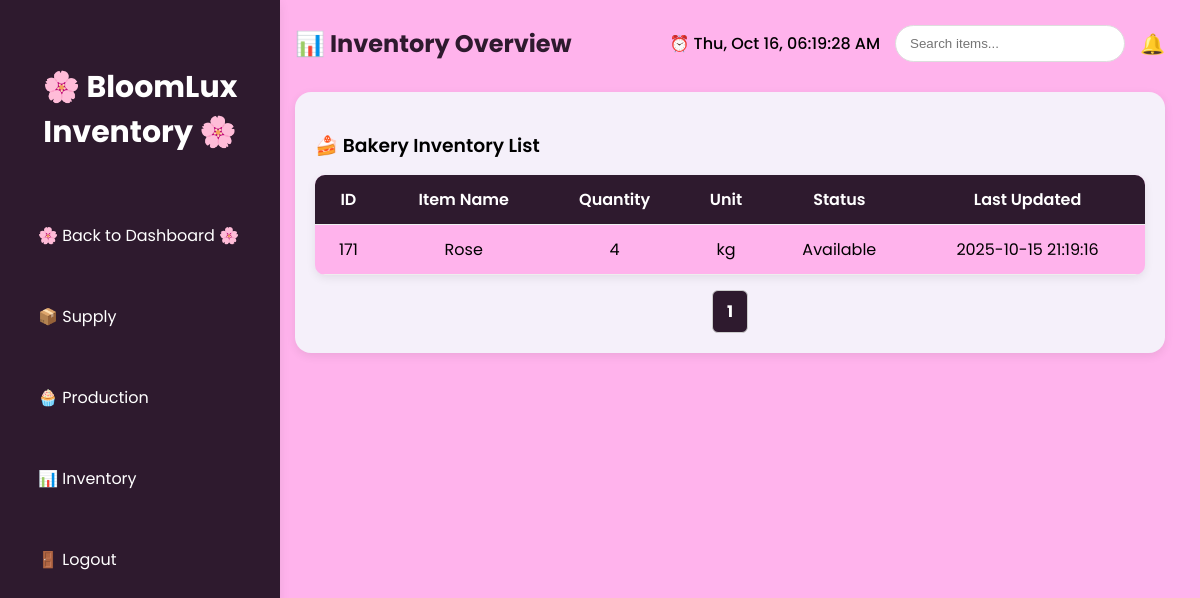
The app's page /inventory.php (signed in) with its own data.
### tables this page shows
CREATE TABLE `inventory` (
  `id` int(11) NOT NULL,
  `item_name` varchar(100) NOT NULL,
  `quantity` int(11) NOT NULL DEFAULT 0,
  `unit` varchar(50) NOT NULL,
  `status` enum('available','low','out') DEFAULT 'available',
  `updated_at` timestamp NOT NULL DEFAULT current_timestamp() ON UPDATE current_timestamp(),
  `created_at` timestamp NOT NULL DEFAULT current_timestamp()
);

### inventory.php (the view, shortened to what this page needs)
<?php
include 'backend/init.php';
$limit = 10;
$page = isset($_GET['page']) ? (int)$_GET['page'] : 1;
$start = ($page - 1) * $limit;
$total_result = $conn->query("SELECT COUNT(*) AS total FROM inventory");
$total_row = $total_result->fetch_assoc();
$total_items = $total_row['total'];
$total_pages = ceil($total_items / $limit);
$result = $conn->query("
    SELECT id, item_name, quantity, unit, status, updated_at
    FROM inventory
    ORDER BY item_name ASC
    LIMIT $start, $limit
");
?>
<!DOCTYPE html>
<html lang="en">
<head>
    <link rel="stylesheet" href="css/inventory.css">
</head>
<body>
    <div class="sidebar">
        <h2>🌸 BloomLux Inventory 🌸</h2>
        <a href="home.php">🌸 Back to Dashboard 🌸</a>
        <a href="supply.php">📦 Supply</a>
        <a href="production.php">🧁 Production</a>
        <a href="inventory.php">📊 Inventory</a>
        <a href="logout.php">🚪 Logout</a>
    </div>
    <div class="main">
        <div class="top-bar">
            <div class="welcome">📊 Inventory Overview</div>
            <div class="top-right">
                <div id="live-time">⏰ Loading...</div>
                <div class="search-bar">
                    <input type="text" placeholder="Search items...">
                </div>
                <div class="notif" id="notif-icon">
                    🔔
                </div>
            </div>
        </div>
        <div class="card">
            <h3>🍰 Bakery Inventory List</h3>
            <table>
                <tr>
                    <th>ID</th>
                    <th>Item Name</th>
                    <th>Quantity</th>
                    <th>Unit</th>
                    <th>Status</th>
                    <th>Last Updated</th>
                </tr>
                <?php while ($row = $result->fetch_assoc()): ?>
                    <tr>
                        <td><?= $row['id']; ?></td>
                        <td><?= htmlspecialchars($row['item_name']); ?></td>
                        <td><?= $row['quantity']; ?></td>
                        <td><?= $row['unit']; ?></td>
                        <td class="status-<?= strtolower($row['status']); ?>">
                            <?= ucfirst($row['status']); ?>
                        </td>
                        <td><?= $row['updated_at']; ?></td>
                    </tr>
                <?php endwhile; ?>
            </table>
            <div class="pagination">
                <?php for ($i = 1; $i <= $total_pages; $i++): ?>
                    <a href="?page=<?= $i; ?>" class="<?= ($i == $page) ? 'active' : ''; ?>"><?= $i; ?></a>
                <?php endfor; ?>
            </div>
        </div>
    </div>
</body>
</html>

### css/inventory.css (style rules this page uses)
:root { --bg: #ffb3ecff; --card: #f5f0fa; --primary: #2e1a2eff; --text: #000000ff; --highlight: #000000ff; --shadow: 0 3px 10px rgba(0,0,0,0.08); }
body { font-family: 'Poppins', sans-serif; margin: 0; background: var(--bg); display: flex; color: var(--text); }
.sidebar { width: 240px; background: var(--primary); color: #ffffff; height: 100vh; position: fixed; display: flex; flex-direction: column; padding: 40px 20px; box-shadow: var(--shadow); }
.sidebar h2 { text-align: center; font-weight: 700; font-size: 30px; margin-bottom: 40px; }
.sidebar a { display: block; color: #ffffff; padding: 20px 18px; margin: 8px 0; text-decoration: none; border-radius: 50px; transition: 0.3s; }
.main { margin-left: 260px; flex-grow: 1; padding: 25px 35px; }
.top-bar { display: flex; justify-content: space-between; align-items: center; margin-bottom: 30px; }
.welcome { font-size: 1.5rem; font-weight: 700; color: var(--primary); }
.top-right { display: flex; align-items: center; gap: 15px; }
.search-bar input { padding: 10px 14px; border: 1px solid #ddd; border-radius: 20px; width: 200px; transition: 0.3s; background: #fff; color: var(--text); }
.notif { font-size: 20px; cursor: pointer; }
#live-time { font-weight: 500; color: var(--highlight); }
.card { background: var(--card); padding: 20px; border-radius: 16px; box-shadow: var(--shadow); margin-bottom: 25px; }
.card h3 { color: var(--highlight); margin-bottom: 15px; font-weight: 600; }
table { width: 100%; border-collapse: collapse; background: var(--bg); border-radius: 10px; overflow: hidden; box-shadow: var(--shadow); color: var(--text); }
th, td { padding: 12px 15px; border-bottom: 1px solid #eee; text-align: center; }
th { background: var(--primary); color: #fff; font-weight: 600; }
.pagination { display: flex; justify-content: center; margin-top: 15px; gap: 8px; }
.pagination a { background: var(--bg); border: 1px solid #ccc; padding: 8px 14px; border-radius: 6px; text-decoration: none; color: var(--primary); transition: 0.3s; }
.pagination .active { background: var(--primary); color: white; font-weight: bold; }
.notif { font-size: 20px; cursor: pointer; position: relative; }

### records on screen
inventory: id "171", item_name "Rose", quantity "4", unit "kg", status "Available", updated_at "2025-10-15 21:19:16"
